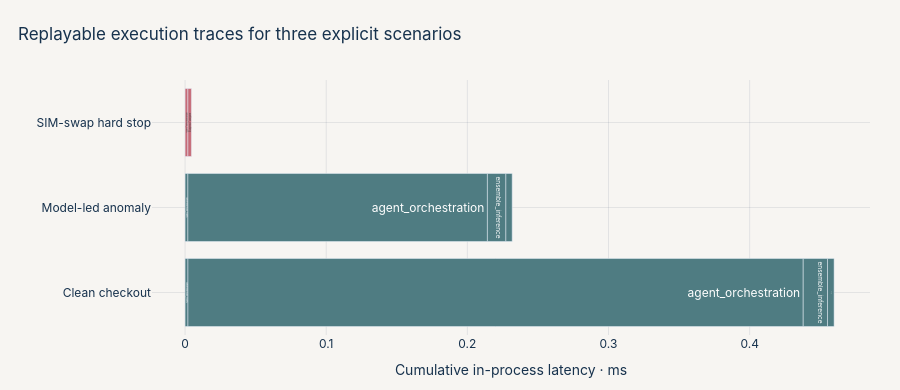

The code cell stored with this chart in its notebook:
### Markdown cell above
## 4 · Bounded agentic control plane

| Component | Permission | Timeout / fallback |
|---|---|---|
| Identity and device evaluator | score trusted device and SIM-change evidence | 12 ms; force at least MFA |
| Velocity evaluator | score hourly saturation | 12 ms; force at least MFA |
| Network evaluator | score hydrated IP reputation | 12 ms; force at least MFA |
| Transaction-context evaluator | score amount, geo velocity, authentication age | 12 ms; force at least MFA |
| Policy router | apply critical-rule precedence and thresholds | unknown version routes to review |
| Investigation agents | create timeline, entity graph, and cited case brief | asynchronous; human decides |

The synchronous components exchange typed signals. They are deliberately bounded deterministic evaluators rather than free-form LLM agents. The multi-agent investigation path runs from the immutable decision event, minimizes PII, and cannot write to settlement.

### Code cell
sys.path.insert(0, str(ROOT))
from main import ShieldOSGateway, demo_payloads, run_benchmark

with ShieldOSGateway(pseudonym_key=b"notebook-demo-key-material-32bytes!!") as gateway:
    decisions = [gateway.decide(payload) for payload in demo_payloads()]

decision_table = pd.DataFrame([{
    "scenario": ["Clean checkout", "Model-led anomaly", "SIM-swap hard stop"][idx],
    "risk score": decision.aggregate_risk_score,
    "action": decision.action.value,
    "HTTP": decision.http_status,
    "vector": decision.fraud_vector,
    "hard stop": decision.hard_stop,
    "degraded": decision.degraded,
    "latency ms": decision.processing_time_ms,
    "reason codes": " · ".join(decision.reason_codes),
    "audit digest": decision.audit_trace_hash[:16] + "…",
} for idx, decision in enumerate(decisions)])
display(decision_table.style.hide(axis="index").format({"risk score": "{:.2f}", "latency ms": "{:.3f}"}))

trace_rows = []
for idx, decision in enumerate(decisions):
    scenario = decision_table.iloc[idx]["scenario"]
    offset = 0.0
    for span in decision.trace:
        trace_rows.append({
            "scenario": scenario, "stage": span.stage, "start": offset,
            "duration": max(span.duration_ms, 0.002), "outcome": span.outcome.value
        })
        offset += max(span.duration_ms, 0.002)
trace_df = pd.DataFrame(trace_rows)
fig = go.Figure()
outcome_colors = {"PASS": COLORS["teal"], "DEGRADED": COLORS["amber"], "BLOCK": COLORS["rose"]}
for _, row in trace_df.iterrows():
    fig.add_trace(go.Bar(
        x=[row["duration"]], y=[row["scenario"]], base=[row["start"]],
        orientation="h", marker_color=outcome_colors[row["outcome"]],
        name=row["stage"], text=row["stage"], textposition="inside",
        hovertemplate=f"{row['stage']}<br>{row['duration']:.4f} ms<extra></extra>",
        showlegend=False
    ))
fig.update_xaxes(title_text="Cumulative in-process latency · ms")
fig.update_yaxes(title_text="")
style_figure(fig, "Replayable execution traces for three explicit scenarios", height=390)
fig.update_layout(barmode="overlay")
show(fig)

### Figure 1 — Plotly figure (JSON) as saved in the notebook; plotly's stock layout.template omitted (floating-point values rounded to 4 significant figures)
{"data": [{"base": [0.0], "hovertemplate": "deterministic_rules<br>0.0020 ms<extra></extra>", "marker": {"color": "#4F7C82"}, "name": "deterministic_rules", "orientation": "h", "showlegend": false, "text": "deterministic_rules", "textposition": "inside", "type": "bar", "x": [0.002042], "y": ["Clean checkout"]}, {"base": [0.002042], "hovertemplate": "agent_orchestration<br>0.4359 ms<extra></extra>", "marker": {"color": "#4F7C82"}, "name": "agent_orchestration", "orientation": "h", "showlegend": false, "text": "agent_orchestration", "textposition": "inside", "type": "bar", "x": [0.4359], "y": ["Clean checkout"]}, {"base": [0.438], "hovertemplate": "ensemble_inference<br>0.0172 ms<extra></extra>", "marker": {"color": "#4F7C82"}, "name": "ensemble_inference", "orientation": "h", "showlegend": false, "text": "ensemble_inference", "textposition": "inside", "type": "bar", "x": [0.01721], "y": ["Clean checkout"]}, {"base": [0.4552], "hovertemplate": "action_routing<br>0.0047 ms<extra></extra>", "marker": {"color": "#4F7C82"}, "name": "action_routing", "orientation": "h", "showlegend": false, "text": "action_routing", "textposition": "inside", "type": "bar", "x": [0.004667], "y": ["Clean checkout"]}, {"base": [0.0], "hovertemplate": "deterministic_rules<br>0.0020 ms<extra></extra>", "marker": {"color": "#4F7C82"}, "name": "deterministic_rules", "orientation": "h", "showlegend": false, "text": "deterministic_rules", "textposition": "inside", "type": "bar", "x": [0.002], "y": ["Model-led anomaly"]}, {"base": [0.002], "hovertemplate": "agent_orchestration<br>0.2122 ms<extra></extra>", "marker": {"color": "#4F7C82"}, "name": "agent_orchestration", "orientation": "h", "showlegend": false, "text": "agent_orchestration", "textposition": "inside", "type": "bar", "x": [0.2122], "y": ["Model-led anomaly"]}, {"base": [0.2142], "hovertemplate": "ensemble_inference<br>0.0131 ms<extra></extra>", "marker": {"color": "#4F7C82"}, "name": "ensemble_inference", "orientation": "h", "showlegend": false, "text": "ensemble_inference", "textposition": "inside", "type": "bar", "x": [0.01308], "y": ["Model-led anomaly"]}, {"base": [0.2273], "hovertemplate": "action_routing<br>0.0045 ms<extra></extra>", "marker": {"color": "#4F7C82"}, "name": "action_routing", "orientation": "h", "showlegend": false, "text": "action_routing", "textposition": "inside", "type": "bar", "x": [0.004458], "y": ["Model-led anomaly"]}, {"base": [0.0], "hovertemplate": "deterministic_rules<br>0.0020 ms<extra></extra>", "marker": {"color": "#C66B78"}, "name": "deterministic_rules", "orientation": "h", "showlegend": false, "text": "deterministic_rules", "textposition": "inside", "type": "bar", "x": [0.002], "y": ["SIM-swap hard stop"]}, {"base": [0.002], "hovertemplate": "action_routing<br>0.0025 ms<extra></extra>", "marker": {"color": "#C66B78"}, "name": "action_routing", "orientation": "h", "showlegend": false, "text": "action_routing", "textposition": "inside", "type": "bar", "x": [0.0025], "y": ["SIM-swap hard stop"]}], "layout": {"barmode": "overlay", "font": {"color": "#17324D", "family": "Inter, Aptos, Arial"}, "height": 390, "hoverlabel": {"bgcolor": "#FFFFFF", "font": {"color": "#17324D"}}, "legend": {"orientation": "h", "x": 0, "y": 1.08}, "margin": {"b": 55, "l": 60, "r": 30, "t": 80}, "paper_bgcolor": "#F7F5F2", "plot_bgcolor": "#F7F5F2", "title": {"text": "Replayable execution traces for three explicit scenarios", "x": 0.02, "xanchor": "left"}, "xaxis": {"gridcolor": "rgba(23,50,77,0.09)", "title": {"text": "Cumulative in-process latency · ms"}, "zeroline": false}, "yaxis": {"gridcolor": "rgba(23,50,77,0.09)", "title": {"text": ""}, "zeroline": false}}}
